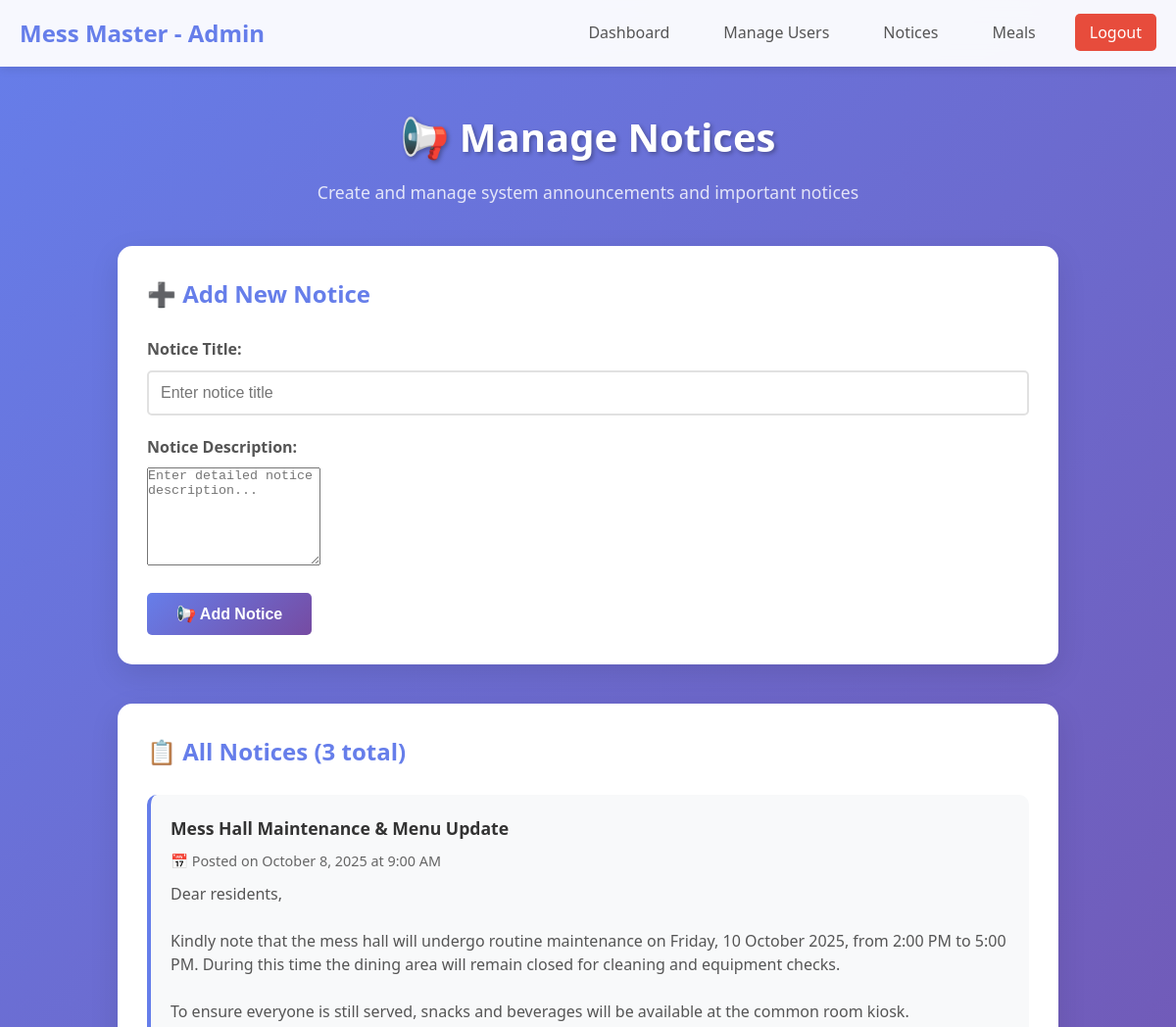
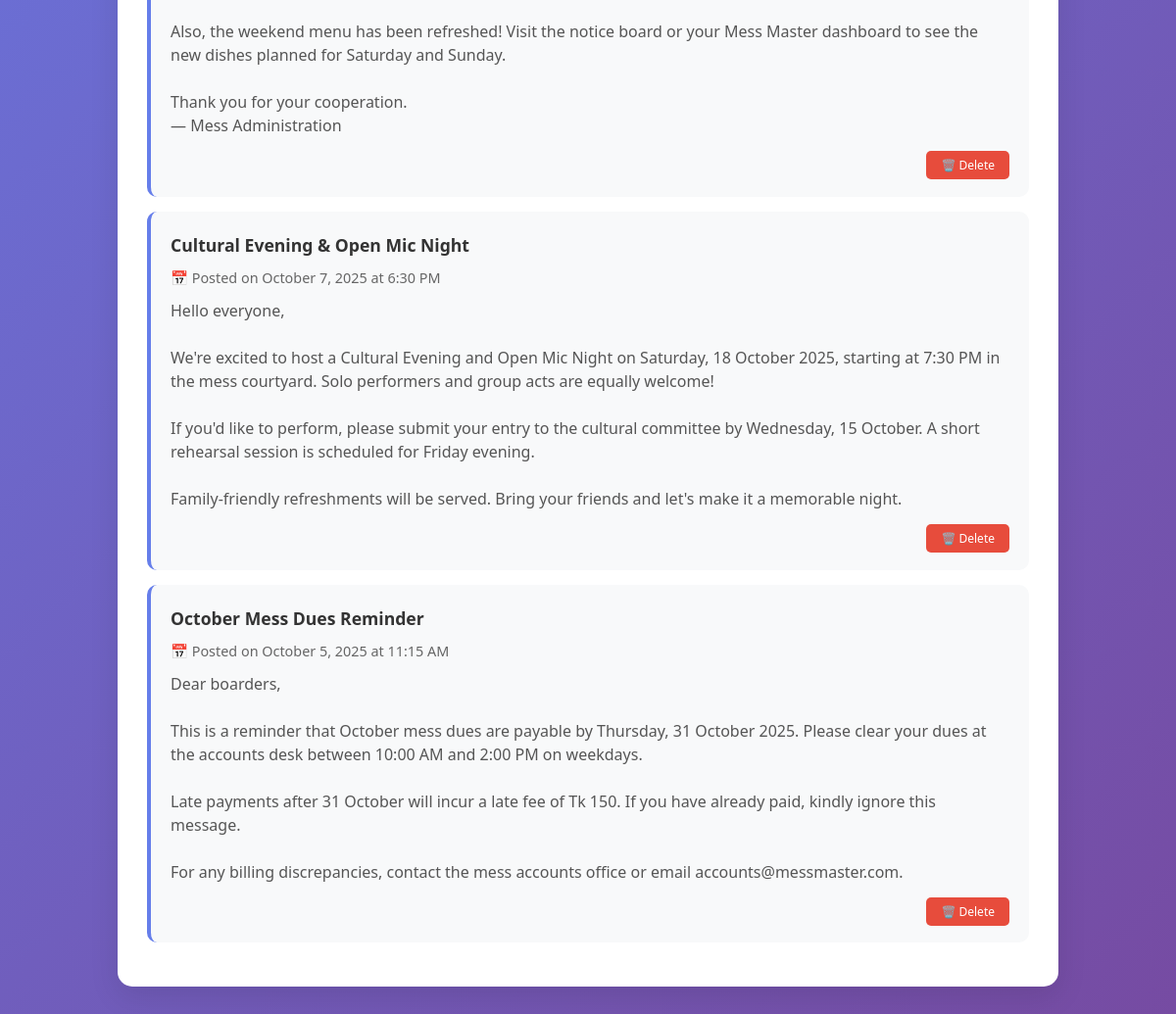
Screenshot of /admin_notices.php (signed in) with the database file from the repository (2 pictures, top to bottom).
### tables this page shows
CREATE TABLE notices (
    id INT AUTO_INCREMENT PRIMARY KEY,
    title VARCHAR(200) NOT NULL,
    description TEXT,
    created_at TIMESTAMP DEFAULT CURRENT_TIMESTAMP
);

### admin_notices.php (the view, shortened to what this page needs)
<?php
include 'config.php';
$notices = $conn->query("SELECT * FROM notices ORDER BY created_at DESC");
?>
<!DOCTYPE html>
<html lang="en">
<head>
    <link rel="stylesheet" href="style.css">
</head>
<body>
    <nav class="navbar">
        <div class="nav-container">
            <h2 class="nav-title">Mess Master - Admin</h2>
            <ul class="nav-links">
                <li><a href="admin_dashboard.php">Dashboard</a></li>
                <li><a href="admin_manage_users.php">Manage Users</a></li>
                <li><a href="admin_notices.php">Notices</a></li>
                <li><a href="admin_meals.php">Meals</a></li>
                <li><a href="logout.php" class="logout-link">Logout</a></li>
            </ul>
        </div>
    </nav>
    <div class="manage-notices-container">
        <div class="welcome-section" style="margin-bottom: 40px;">
            <h1 style="color: white;">📢 Manage Notices</h1>
            <p style="color: rgba(255,255,255,0.9);">Create and manage system announcements and important notices</p>
        </div>
        <div class="add-notice-form">
            <h2 style="color: #667eea; margin-bottom: 25px;">➕ Add New Notice</h2>
            <form method="post">
                <div class="form-group">
                    <label for="title">Notice Title:</label>
                    <input type="text" id="title" name="title" placeholder="Enter notice title" required
                           value="<?php echo htmlspecialchars($_POST['title'] ?? ''); ?>">
                </div>
                <div class="form-group">
                    <label for="description">Notice Description:</label>
                    <textarea id="description" name="description" placeholder="Enter detailed notice description..."><?php echo htmlspecialchars($_POST['description'] ?? ''); ?></textarea>
                </div>
                <button type="submit" name="add_notice" class="login-btn" style="width: auto; padding: 12px 30px;">
                    📢 Add Notice
                </button>
            </form>
        </div>
        <div class="notices-list-container">
            <h2 style="color: #667eea; margin-bottom: 25px;">📋 All Notices (<?php echo $notices->num_rows; ?> total)</h2>
            <?php if ($notices->num_rows > 0): ?>
                <?php while($n = $notices->fetch_assoc()): ?>
                <div class="notice-card">
                    <h4><?= htmlspecialchars($n['title']) ?></h4>
                    <div class="notice-meta">
                        📅 Posted on <?= date('F j, Y \a\t g:i A', strtotime($n['created_at'])) ?>
                    </div>
                    <?php if (!empty($n['description'])): ?>
                    <div class="notice-description">
                        <?= nl2br(htmlspecialchars($n['description'])) ?>
                    </div>
                    <?php endif; ?>
                    <div class="notice-actions">
                        <a href="admin_notices.php?delete=<?= $n['id'] ?>"
                           class="delete-notice-btn"
                           onclick="return confirm('Are you sure you want to delete the notice \'<?= htmlspecialchars($n['title']) ?>\'? This action cannot be undone.')">
                            🗑️ Delete
                        </a>
                    </div>
                </div>
                <?php endwhile; ?>
            <?php endif; ?>
        </div>
    </div>
</body>
</html>

### style.css (style rules this page uses)
* { margin: 0; padding: 0; box-sizing: border-box; }
body { font-family: 'Segoe UI', Tahoma, Geneva, Verdana, sans-serif; line-height: 1.6; color: #333; background: linear-gradient(135deg, #667eea 0%, #764ba2 100%); min-height: 100vh; }
.form-group { margin-bottom: 20px; }
.form-group label { display: block; margin-bottom: 8px; font-weight: 600; color: #555; }
.form-group input, .form-group select { width: 100%; padding: 12px; border: 2px solid #e1e1e1; border-radius: 5px; font-size: 16px; transition: border-color 0.3s ease; }
.login-btn { width: 100%; padding: 12px; background: linear-gradient(135deg, #667eea 0%, #764ba2 100%); color: white; border: none; border-radius: 5px; font-size: 16px; font-weight: 600; cursor: pointer; transition: transform 0.2s ease, box-shadow 0.2s ease; }
.navbar { background: rgba(255, 255, 255, 0.95); backdrop-filter: blur(10px); padding: 15px 0; box-shadow: 0 2px 10px rgba(0, 0, 0, 0.1); position: sticky; top: 0; z-index: 100; }
.nav-container { max-width: 1200px; margin: 0 auto; padding: 0 20px; display: flex; justify-content: space-between; align-items: center; }
.nav-title { color: #667eea; font-size: 1.5rem; font-weight: 700; }
.nav-links { display: flex; list-style: none; gap: 25px; }
.nav-links a { text-decoration: none; color: #555; font-weight: 500; padding: 8px 15px; border-radius: 5px; transition: all 0.3s ease; }
.logout-link { background: #e74c3c !important; color: white !important; }
.welcome-section { text-align: center; margin-bottom: 40px; color: white; }
.welcome-section h1 { font-size: 2.5rem; margin-bottom: 10px; text-shadow: 2px 2px 4px rgba(0, 0, 0, 0.3); }
.welcome-section p { font-size: 1.1rem; opacity: 0.9; }

### admin_notices.php (style rules this page uses)
.manage-notices-container { max-width: 1000px; margin: 0 auto; padding: 40px 20px; }
.add-notice-form { background: white; padding: 30px; border-radius: 15px; box-shadow: 0 10px 30px rgba(0, 0, 0, 0.1); margin-bottom: 40px; }
.notices-list-container { background: white; padding: 30px; border-radius: 15px; box-shadow: 0 10px 30px rgba(0, 0, 0, 0.1); }
.notice-card { background: #f8f9fa; padding: 20px; border-radius: 10px; margin-bottom: 15px; border-left: 4px solid #667eea; }
.notice-card h4 { color: #333; margin-bottom: 8px; font-size: 1.1rem; }
.notice-meta { color: #666; font-size: 0.9rem; margin-bottom: 10px; }
.notice-description { color: #555; line-height: 1.5; margin-bottom: 15px; }
.notice-actions { text-align: right; }
.delete-notice-btn { background: #e74c3c; color: white; padding: 6px 15px; border: none; border-radius: 5px; cursor: pointer; font-size: 12px; text-decoration: none; transition: background 0.3s ease; }
.form-group textarea { min-height: 100px; resize: vertical; }

### rows the page displays
notices: title "Mess Hall Maintenance & Menu Update", created_at "October 8, 2025 at 9:00 AM", description "Dear residents, Kindly note that the mess hall will undergo routine maintenance on Friday, 10 October 2025, from 2:00 PM to 5:00 PM. During this time the dining area will remain closed for cleaning and equipment checks. To ensure everyone is still served, snacks and beverages will be available at the common room kiosk. Also, the weekend menu has been refreshed! Visit the notice board or your Mess Master dashboard to see the new dishes planned for Saturday and Sunday. Thank you for your cooperation. — Mess Administration"
notices: title "Cultural Evening & Open Mic Night", created_at "October 7, 2025 at 6:30 PM", description "Hello everyone, We're excited to host a Cultural Evening and Open Mic Night on Saturday, 18 October 2025, starting at 7:30 PM in the mess courtyard. Solo performers and group acts are equally welcome! If you'd like to perform, please submit your entry to the cultural committee by Wednesday, 15 October. A short rehearsal session is scheduled for Friday evening. Family-friendly refreshments will be served. Bring your friends and let's make it a memorable night."
notices: title "October Mess Dues Reminder", created_at "October 5, 2025 at 11:15 AM", description "Dear boarders, This is a reminder that October mess dues are payable by Thursday, 31 October 2025. Please clear your dues at the accounts desk between 10:00 AM and 2:00 PM on weekdays. Late payments after 31 October will incur a late fee of Tk 150. If you have already paid, kindly ignore this message. For any billing discrepancies, contact the mess accounts office or email accounts@messmaster.com."

### other values shown
$notices->num_rows "3"
